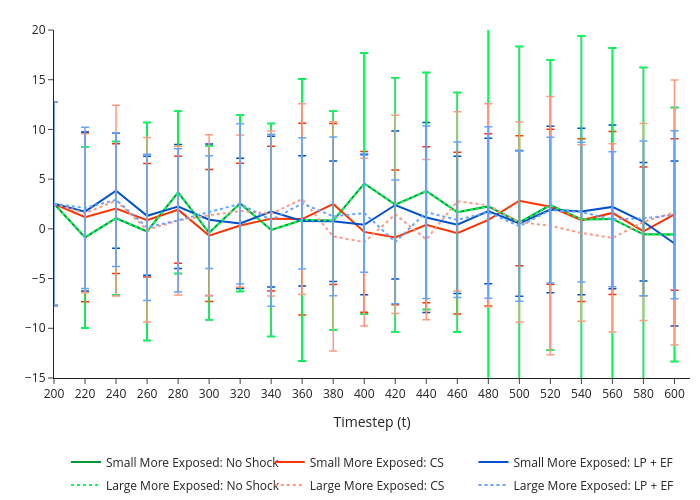

Notebook code for this chart:
### Code cell
fig1 = build_macro_snapshot_metric_figure(
    scenarios=SCENARIOS,
    metric="GDP_r_growth",
    metric_label='',
    snap_ts=np.arange(200, 620, 20),
    title='Real GDP Growth',
    line_type='lines',
    ncol_legend=3,
    ymin=-15,
    ymax=20,
    CI_type='error_bar',
    pdf_pages=PDF_PAGES,
    pdf_path=OUTPUT / "GDP_r_growth_line.pdf",
)
fig1

### Figure 1 — Plotly figure (JSON) as saved in the notebook; plotly's stock layout.template omitted (floating-point values rounded to 4 significant figures)
{"data": [{"error_y": {"array": [10.23, 9.124, 7.721, 10.96, 8.158, 8.753, 8.862, 10.72, 14.19, 10.99, 13.13, 12.77, 11.91, 12.04, 18.21, 17.7, 14.6, 18.49, 17.2, 16.78, 12.77], "color": "#009933", "thickness": 1.5, "type": "data", "visible": true, "width": 4}, "legendgroup": "Small More Exposed: No Shock", "line": {"color": "#009933", "dash": "solid", "width": 2}, "marker": {"color": "#009933", "line": {"color": "#009933", "width": 1}, "size": 8, "symbol": "circle"}, "mode": "lines", "name": "Small More Exposed: No Shock", "showlegend": true, "type": "scatter", "x": [200, 220, 240, 260, 280, 300, 320, 340, 360, 380, 400, 420, 440, 460, 480, 500, 520, 540, 560, 580, 600], "y": [2.52, -0.8566, 1.067, -0.261, 3.674, -0.3958, 2.562, -0.1121, 0.8899, 0.8335, 4.559, 2.431, 3.804, 1.679, 2.257, 0.64, 2.398, 0.9383, 0.9977, -0.5528, -0.5704]}, {"error_y": {"array": [10.23, 8.494, 6.531, 5.712, 5.385, 6.638, 6.276, 7.289, 9.64, 8.098, 8.076, 6.768, 7.842, 8.13, 8.666, 6.534, 7.805, 8.189, 8.2, 6.478, 7.618], "color": "#ff3300", "thickness": 1.5, "type": "data", "visible": true, "width": 4}, "legendgroup": "Small More Exposed: CS", "line": {"color": "#ff3300", "dash": "solid", "width": 2}, "marker": {"color": "#ff3300", "line": {"color": "#ff3300", "width": 1}, "size": 8, "symbol": "circle"}, "mode": "lines", "name": "Small More Exposed: CS", "showlegend": true, "type": "scatter", "x": [200, 220, 240, 260, 280, 300, 320, 340, 360, 380, 400, 420, 440, 460, 480, 500, 520, 540, 560, 580, 600], "y": [2.52, 1.164, 2.032, 0.8683, 1.924, -0.6797, 0.3343, 1.027, 0.979, 2.507, -0.3047, -0.8592, 0.4126, -0.4343, 0.9087, 2.827, 2.222, 0.8713, 1.603, -0.26, 1.45]}, {"error_y": {"array": [10.23, 7.997, 5.782, 5.99, 6.229, 7.624, 6.554, 7.578, 6.55, 6.069, 7.034, 7.445, 9.562, 6.901, 7.308, 7.323, 8.368, 8.378, 8.24, 5.962, 8.306], "color": "#0052cc", "thickness": 1.5, "type": "data", "visible": true, "width": 4}, "legendgroup": "Small More Exposed: LP + EF", "line": {"color": "#0052cc", "dash": "solid", "width": 2}, "marker": {"color": "#0052cc", "line": {"color": "#0052cc", "width": 1}, "size": 8, "symbol": "circle"}, "mode": "lines", "name": "Small More Exposed: LP + EF", "showlegend": true, "type": "scatter", "x": [200, 220, 240, 260, 280, 300, 320, 340, 360, 380, 400, 420, 440, 460, 480, 500, 520, 540, 560, 580, 600], "y": [2.52, 1.735, 3.842, 1.316, 2.246, 0.9223, 0.5472, 1.733, 0.7967, 0.7683, 0.4084, 2.399, 1.145, 0.4109, 1.794, 0.5517, 1.946, 1.74, 2.209, 0.711, -1.472]}, {"error_y": {"array": [10.23, 9.124, 7.721, 10.96, 8.158, 8.753, 8.862, 10.72, 14.19, 10.99, 13.13, 12.77, 11.91, 12.04, 18.21, 17.7, 14.6, 18.49, 17.2, 16.78, 12.77], "color": "#00ff55", "thickness": 1.5, "type": "data", "visible": true, "width": 4}, "legendgroup": "Large More Exposed: No Shock", "line": {"color": "#00ff55", "dash": "dot", "width": 2}, "marker": {"color": "#00ff55", "line": {"color": "#00ff55", "width": 1}, "size": 8, "symbol": "circle"}, "mode": "lines", "name": "Large More Exposed: No Shock", "showlegend": true, "type": "scatter", "x": [200, 220, 240, 260, 280, 300, 320, 340, 360, 380, 400, 420, 440, 460, 480, 500, 520, 540, 560, 580, 600], "y": [2.52, -0.8566, 1.067, -0.261, 3.674, -0.3958, 2.562, -0.1121, 0.8899, 0.8335, 4.559, 2.431, 3.804, 1.679, 2.257, 0.64, 2.398, 0.9383, 0.9977, -0.5528, -0.5704]}, {"error_y": {"array": [10.23, 7.988, 9.595, 9.282, 7.478, 8.087, 7.649, 8.296, 9.59, 11.54, 8.445, 9.968, 8.058, 9.02, 10.21, 10.07, 12.98, 8.883, 9.462, 9.908, 13.33], "color": "#ff9980", "thickness": 1.5, "type": "data", "visible": true, "width": 4}, "legendgroup": "Large More Exposed: CS", "line": {"color": "#ff9980", "dash": "dot", "width": 2}, "marker": {"color": "#ff9980", "line": {"color": "#ff9980", "width": 1}, "size": 8, "symbol": "circle"}, "mode": "lines", "name": "Large More Exposed: CS", "showlegend": true, "type": "scatter", "x": [200, 220, 240, 260, 280, 300, 320, 340, 360, 380, 400, 420, 440, 460, 480, 500, 520, 540, 560, 580, 600], "y": [2.52, 1.572, 2.834, -0.09586, 0.8358, 1.367, 1.789, 1.538, 2.988, -0.755, -1.332, 1.462, -1.073, 2.77, 2.372, 0.6744, 0.3186, -0.4142, -0.911, 0.7003, 1.646]}, {"error_y": {"array": [10.23, 8.106, 6.71, 7.36, 7.211, 5.667, 8.055, 8.654, 6.596, 7.982, 5.956, 6.225, 8.674, 7.819, 8.619, 7.556, 7.331, 7.023, 6.794, 7.783, 8.448], "color": "#66a3ff", "thickness": 1.5, "type": "data", "visible": true, "width": 4}, "legendgroup": "Large More Exposed: LP + EF", "line": {"color": "#66a3ff", "dash": "dot", "width": 2}, "marker": {"color": "#66a3ff", "line": {"color": "#66a3ff", "width": 1}, "size": 8, "symbol": "circle"}, "mode": "lines", "name": "Large More Exposed: LP + EF", "showlegend": true, "type": "scatter", "x": [200, 220, 240, 260, 280, 300, 320, 340, 360, 380, 400, 420, 440, 460, 480, 500, 520, 540, 560, 580, 600], "y": [2.52, 2.104, 2.918, 0.1489, 0.8578, 1.689, 2.517, 0.8723, 2.565, 1.257, 1.586, -1.318, 1.674, 0.9122, 1.652, 0.2647, 1.888, 1.687, 0.9694, 1.047, 1.424]}], "layout": {"height": 500, "legend": {"entrywidth": 0.3125, "entrywidthmode": "fraction", "orientation": "h", "tracegroupgap": 4, "x": 0.5, "xanchor": "center", "y": -0.2, "yanchor": "top"}, "margin": {"b": 10, "l": 0, "r": 10, "t": 30}, "paper_bgcolor": "rgba(0,0,0,0)", "plot_bgcolor": "rgba(0,0,0,0)", "width": 700, "xaxis": {"range": [200, 610], "tickvals": [200, 220, 240, 260, 280, 300, 320, 340, 360, 380, 400, 420, 440, 460, 480, 500, 520, 540, 560, 580, 600], "title": {"text": "Timestep (t)"}}, "yaxis": {"range": [-15, 20], "title": {"text": ""}}}}
